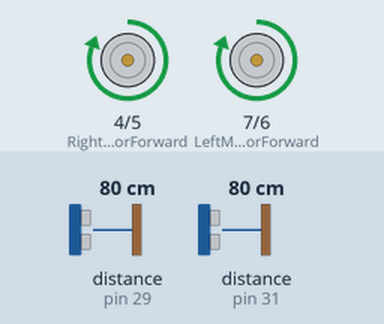
The sketch below on a simulated Arduino Mega 2560, built with avr-gcc and run on an emulated ATmega2560. On the bench: motor-driver pin pairs drawn as motors (green arrow = first pin HIGH = forward, orange = second pin HIGH = backward, longer = more drive). Wiring (inferred from the names in the program): ultrasonic range finder: trigger pin 28; echo pin 29. Inputs (shaded band) come from the test bench; at power-on: distance to the obstacle (sensors on pin 29, pin 31) 80 cm. The echo pulse lasts 58.3 µs per cm.

Above: at 1.2 s.
1.3 s: distance to the obstacle (sensor on pin 29) set to 27 cm
2.8 s: distance to the obstacle (sensor on pin 29) set to 22 cm
At 4.1 s:
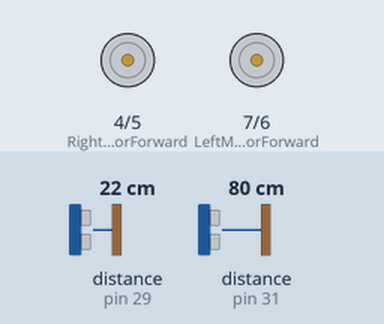
5.8 s: distance to the obstacle (sensor on pin 29) set to 120 cm
8.8 s: distance to the obstacle (sensor on pin 29) set to 2 cm
At 11.0 s:
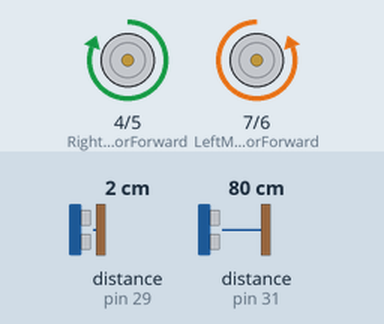
11.8 s: distance to the obstacle (sensor on pin 29) set to 35 cm
At 14.1 s:
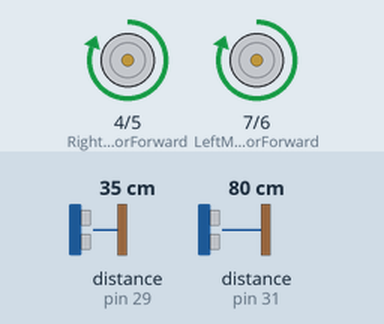
Timing chart, 0 to 15.6 s (numbered marks = the images above; inputs shaded):
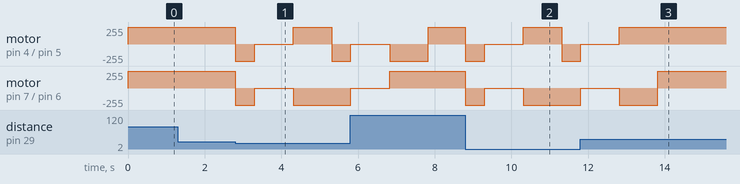

The sketch:

test_rover.ino
```cpp
//our L298N control pins
const int LeftMotorForward = 7;
const int LeftMotorBackward = 6;
const int RightMotorForward = 4;
const int RightMotorBackward = 5;

//sensor pins
int pinTrig_1 = 28;//D2
int pinEcho_1 = 29;//D3

int pinTrig_2 = 30;//D2
int pinEcho_2 = 31;//D3

int pinTrig_3 = 32;//D2
int pinEcho_3 = 33;//D3


#define maximum_distance 200
boolean goesForward = false;
float distance = 100;
float distanceLeft = 0;
float distanceRight = 0;
long temps;


void moveForward(){

  //if(!goesForward){

    goesForward=true;

    digitalWrite(LeftMotorForward, HIGH);
    digitalWrite(RightMotorForward, HIGH);

    digitalWrite(LeftMotorBackward, LOW);
    digitalWrite(RightMotorBackward, LOW);
  //}
}

float readPing(int pinTrig, int pinEcho){
    digitalWrite(pinTrig,HIGH);
    delayMicroseconds(10);
    digitalWrite(pinTrig,LOW);


    temps= pulseIn (pinEcho,HIGH);//temps que la pin echo attende un retour du signal

    if (temps > 25000)//si distance > 4m
    {
      return 30;
    }
    else
    {

      temps=temps/2;

      return (temps*340)/10000.0;

  }

}


void moveBackward(){

  goesForward=false;

  digitalWrite(LeftMotorBackward, HIGH);
  digitalWrite(RightMotorBackward, HIGH);

  digitalWrite(LeftMotorForward, LOW);
  digitalWrite(RightMotorForward, LOW);

}

void moveStop(){

  digitalWrite(RightMotorForward, LOW);
  digitalWrite(LeftMotorForward, LOW);
  digitalWrite(RightMotorBackward, LOW);
  digitalWrite(LeftMotorBackward, LOW);
}


void turnRight(){

  digitalWrite(LeftMotorForward, HIGH);
  digitalWrite(RightMotorBackward, HIGH);

  digitalWrite(LeftMotorBackward, LOW);
  digitalWrite(RightMotorForward, LOW);

  delay(1000);

  digitalWrite(LeftMotorForward, HIGH);
  digitalWrite(RightMotorForward, HIGH);

  digitalWrite(LeftMotorBackward, LOW);
  digitalWrite(RightMotorBackward, LOW);


}
void turnLeft(){

  digitalWrite(LeftMotorBackward, HIGH);
  digitalWrite(RightMotorForward, HIGH);

  digitalWrite(LeftMotorForward, LOW);
  digitalWrite(RightMotorBackward, LOW);

  delay(1000);

  digitalWrite(LeftMotorForward, HIGH);
  digitalWrite(RightMotorForward, HIGH);

  digitalWrite(LeftMotorBackward, LOW);
  digitalWrite(RightMotorBackward, LOW);
}


void setup() {
  // put your setup code here, to run once:
  Serial.begin(9600);
  pinMode(RightMotorForward, OUTPUT);
  pinMode(LeftMotorForward, OUTPUT);
  pinMode(LeftMotorBackward, OUTPUT);
  pinMode(RightMotorBackward, OUTPUT);

  pinMode(pinTrig_1, OUTPUT);
  pinMode(pinEcho_1,INPUT);
  digitalWrite(pinTrig_1,LOW);

  pinMode(pinTrig_2, OUTPUT);
  pinMode(pinEcho_2,INPUT);
  digitalWrite(pinTrig_2,LOW);

  pinMode(pinTrig_3, OUTPUT);
  pinMode(pinEcho_3,INPUT);
  digitalWrite(pinTrig_3,LOW);

  readPing(pinTrig_1, pinEcho_1);

}

void loop() {
  // put your main code here, to run repeatedly:

  if(distance > 25)
  {
    moveForward();
    distance = readPing(pinTrig_1, pinEcho_1);
//    Serial.print("Distance: ");
//    Serial.print(distance);
//    Serial.println(" cm");


  }
  else{
    moveStop();
    moveBackward();
    delay(500);
    moveStop();
    delay(500);
    distance = readPing(pinTrig_1, pinEcho_1);
//    Serial.print("Distance: ");
//    Serial.print(distance);
//    Serial.println(" cm");
    delay(500);
    distanceLeft = readPing(pinTrig_2, pinEcho_2);
//    Serial.print("DistanceLeft: ");
//    Serial.print(distanceLeft);
//    Serial.println(" cm");


    if(distanceLeft > distance)
    {
      turnLeft();
      moveStop();
      distance = readPing(pinTrig_1, pinEcho_1);
    }
    else
    {
      turnRight();
      moveStop();
      distance = readPing(pinTrig_1, pinEcho_1);
    }
  }

}
```

Measured:
- the behaviour switches between 26 and 25 cm on distance to the obstacle (sensor on pin 29) (found by bisection; images 0 and 1)
- after the input at 1.3 s, every drawn part: stays the same
- after the input at 11.8 s, motor on pin 4 (RightMotorForward) / pin 5 (RightMotorBackward): goes on until 12.8 s, then stays forward 255/255
